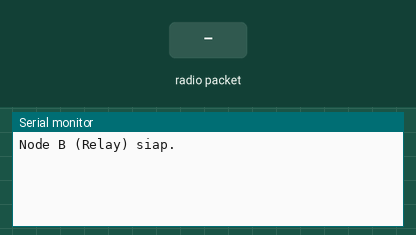
Recording of a sketch running on a simulated ESP32. Parts: the last lines printed to the serial monitor. The test bench sets the inputs (shaded band). No radio packets arrive unless stated.

Above: at 1.2 s.
1.3 s: radio packet "Relay:" arrives
At 1.9 s:
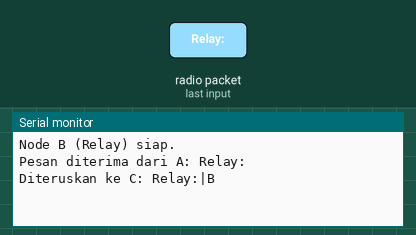
2.9 s: radio packet "1" arrives
At 4.3 s:
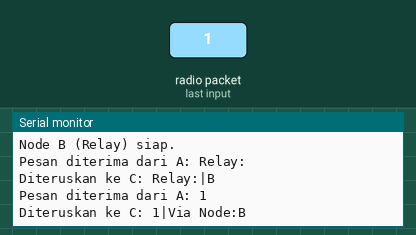

The sketch:

NodeBRelay.ino
```cpp
#include <SPI.h>
#include <LoRa.h>

#define CS_PIN 5
#define RST_PIN 14
#define DIO0_PIN 26

String idNode   = "B";     // ID unik node ini
String tagRelay = "Via Node:" + idNode;   // contoh: "Relay:B"

void setup() {
  Serial.begin(9600);
  LoRa.setPins(CS_PIN, RST_PIN, DIO0_PIN);
  if (!LoRa.begin(433E6)) {
    Serial.println("LoRa Gagal Mulai");
    while (1);
  }
  Serial.println("Node B (Relay) siap.");
}

void loop() {
  int packetSize = LoRa.parsePacket();
  if (packetSize) {
    String pesanMasuk = "";
    while (LoRa.available()) {
      pesanMasuk += (char)LoRa.read();
    }
    Serial.println("Pesan diterima dari A: " + pesanMasuk);

    // Relay ke C
    // --- 2. Cegah “→relay” berulang & tambahkan ID ---
    String pesanRelay;
    if (pesanMasuk.indexOf("Relay:") == -1) {
      // belum ada tag Relay, tambahkan
      pesanRelay = pesanMasuk + "|" + tagRelay;
    } else {
      // sudah ada, cukup tambahkan hop baru (opsional)
      pesanRelay = pesanMasuk + "|" + idNode;   // contoh jejak hop
    }

    delay(60);
    LoRa.beginPacket();
    LoRa.print(pesanRelay);
    LoRa.endPacket();

    Serial.println("Diteruskan ke C: " + pesanRelay);
  }
}
```

Measured:
- after the input at 1.3 s, the serial monitor: prints a new line at once (image 1)
- after the input at 2.9 s, the serial monitor: prints a new line at once (image 2)
